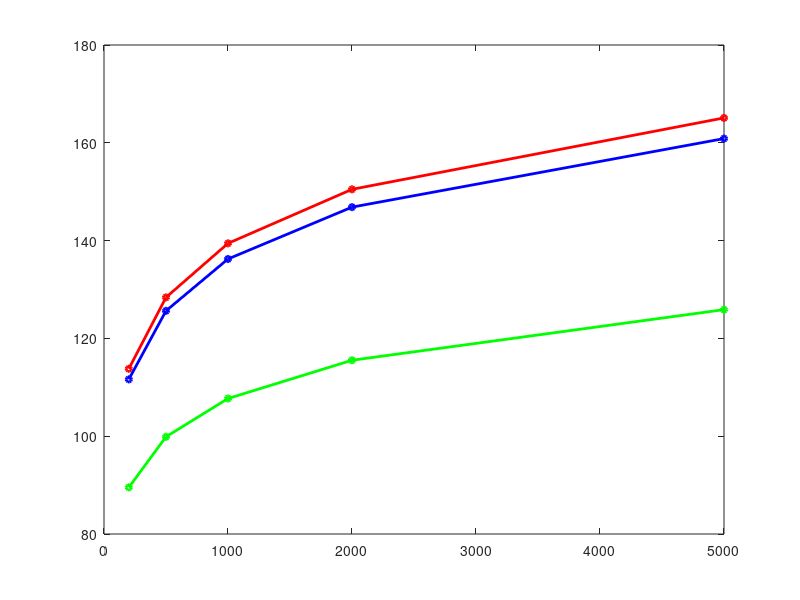

This chart was generated by the following MATLAB code: (Note: this script raises an error after producing the figure.)
TxPowerBS = 46;          % дБм, мощность передатчика BS
TxPowerUE = 24;          % дБм, мощность передатчика UE
AntGainBS = 21;          % дБи, коэффициент усиления антенны BS
PenetrationM = 15;       % дБ, запас на проникновение
IM = 1;                  % дБ, запас на интерференцию
f = 1.8;                % ГГц, частота
BW_UL = 10e6;            % Гц, полоса UL
BW_DL = 20e6;            % Гц, полоса DL
NF_BS = 2.4;             % дБ, коэффициент шума BS
NF_UE = 6;               % дБ, коэффициент шума UE
SINR_DL = 2;             % дБ, требуемое SINR для DL
SINR_UL = 4;             % дБ, требуемое SINR для UL
MIMO = 2;       % количество антенн MIMO
MIMOGain = 3;    % MIMO = 2 ант усилит сигнал на 3дБ или в 2 раза
S = 100;         % кв.км, общая площадь
S_trk = 4;          % кв.км, площадь помещений

% Тепловой шум
TN_UL = -174 + 10*log10(BW_UL);
TN_DL = -174 + 10*log10(BW_DL);
% (UL)
RxSensBS = NF_BS + TN_UL + SINR_UL;
% (DL)  
RxSensUE = NF_UE + TN_DL + SINR_DL;

feederLoss = 0.5 + 0.4 + 2;

% Бюджет DL
MAPL_DL = TxPowerBS - feederLoss + AntGainBS + MIMOGain - IM - PenetrationM - RxSensUE;

% Бюджет UL
MAPL_UL = TxPowerUE - feederLoss + AntGainBS + MIMOGain - IM - PenetrationM - RxSensBS;

fprintf('MAPL_DL = %.2f дБ\nMAPL_UL = %.2f дБ\n', MAPL_DL, MAPL_UL);

% Диапазон расстояний
d_m = [200, 500, 1000, 2000, 5000]; % расстояния в метрах
d_km = d_m / 1000;

% Параметры для моделей
h_BS = 30;    % м, высота антенны BS
h_MS = 1.5;   % м, высота антенны MS

% Коэффициенты для диапазона 1500-2000 МГц
A = 46.3;
B = 33.9;

% UMiNLOS (микросоты)
PL_umi = 26*log10(f) + 22.7 + 36.7*log10(d_m); % f в ГГц, d в м

%COST231
a_hMS = 3.2*(log10(11.75*h_MS))^2 - 4.97;% для городской местности
L_clutter = 0;      % для городской местности
s = 44.9 - 6.55*log10(h_BS);    % для d >= 1км

PL_cost231 = A + B*log10(f*1000) - 13.82*log10(h_BS) - a_hMS + s*log10(d_km) + L_clutter;

% Walfish-Ikegami
PL_WI = 42.6 + 20 * log10(f*1000) + 26 * log10(d_km);

r_UL = 550;
r_DL = 1740;
R = min(r_UL, r_DL); % в м
S_site = 1.95 * (R/1000)^2;
site_trk = ceil(S_trk / S_site);
site_o = ceil(S / S_site);

fprintf('Радиус соты: %.1f м\n', R);
fprintf('Площадь сайта: %.3f км²\n', S_site);
fprintf('Общее число БС: %d\n', site_o);
fprintf('Число БС для микрозоны: %d\n', site_trk);
%% Вывод результатов в таблицу
fprintf('Зависимость потерь радиосигнала от расстояния\n');
fprintf('Расстояние | UMiNLOS | COST231 Hata | Walfish-Ikegami\n');
fprintf('   (м)     |  (дБ)   |    (дБ)      |      (дБ)     \n');
fprintf('-----------|---------|--------------|----------------\n');

for i = 1:length(d_m)
    fprintf('   %4d    | %7.1f | %12.1f | %14.1f\n', ...
            d_m(i), PL_umi(i), PL_cost231(i), PL_WI(i));
end

% Построение графика
figure('Position', [200, 200, 1000, 600]);

% График потерь с радиусами

plot(d_m, PL_umi, 'r-o', 'LineWidth', 2, 'MarkerSize', 4, 'DisplayName', 'UMiNLOS');
hold on;
plot(d_m, PL_cost231, 'b-o', 'LineWidth', 2, 'MarkerSize', 4, 'DisplayName', 'COST231 Hata');
plot(d_m, PL_WI, 'g-o', 'LineWidth', 2, 'MarkerSize', 4, 'DisplayName', 'Walfish-Ikegami');

% Линии MAPL
yline(MAPL_UL, 'k--', 'LineWidth', 1.5, 'DisplayName', sprintf('MAPL_{UL} = %.1f дБ', MAPL_UL));
yline(MAPL_DL, 'k:', 'LineWidth', 1.5, 'DisplayName', sprintf('MAPL_{DL} = %.1f дБ', MAPL_DL));
grid on;
xlabel('Расстояние, м');
ylabel('Потери сигнала, дБ');
title('Зависимость потерь от расстояния');
legend('Location', 'northwest');


% Параметры для графика
frequencies = 400:100:3000;  % МГц
heights = 0:10:200;          % высота BS в метрах
h_MS = 1.5;                  % высота пользователя

% Массивы для радиусов
R_DL = zeros(length(frequencies), length(heights));
R_UL = zeros(length(frequencies), length(heights));

% Расчет радиусов
for i = 1:length(frequencies)
    for j = 1:length(heights)
        f_ghz = frequencies(i) / 1000;  % в ГГц
        h_BS = heights(j);
        
        % Параметры модели затухания
        a_hMS = 3.2*(log10(11.75*h_MS))^2 - 4.97;
        s = 44.9 - 6.55*log10(h_BS);
        A = 46.3;
        B = 33.9;
        
        % Расчет радиуса DL
        PL_const_DL = A + B*log10(f_ghz*1000) - 13.82*log10(h_BS) - a_hMS;
        d_km_DL = 10^((MAPL_DL - PL_const_DL) / s);
        R_DL(i,j) = d_km_DL * 1000;
        
        % Расчет радиуса UL
        PL_const_UL = A + B*log10(f_ghz*1000) - 13.82*log10(h_BS) - a_hMS;
        d_km_UL = 10^((MAPL_UL - PL_const_UL) / s);
        R_UL(i,j) = d_km_UL * 1000;
    end
end


figure('Position', [200, 200, 1000, 700]);
surf( H, F, R_DL', 'FaceColor', 'red')
hold on;
surf( H,F, R_UL', 'FaceColor', 'blue');
ylabel('Частота, МГц');
xlabel('Высота BS, м');
zlabel('Радиус покрытия, м');
title('Радиусы покрытия Downlink и Uplink');
legend('Downlink', 'Uplink', 'Location', 'northeast');
grid on;
